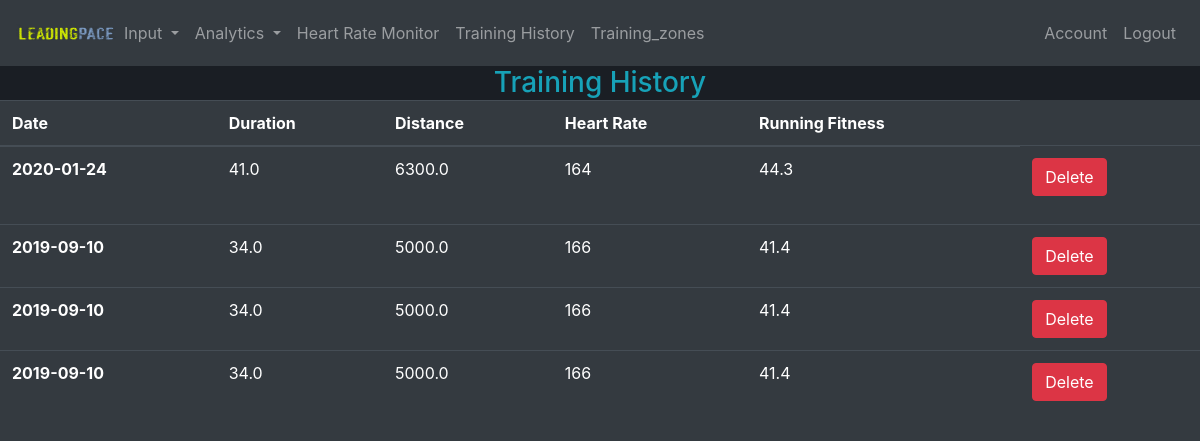
/training_history/sadas (signed in), run on the app's committed database.
### webapp/models.py (models this page shows, shortened)
class Post(db.Model):
    id= db.Column(db.Integer, primary_key=True)
    date=db.Column(db.String(20),nullable=False)
    duration=db.Column(db.Float,nullable=False)
    distance=db.Column(db.Float,nullable=False)
    Heart_rate=db.Column(db.Integer,nullable=False)
    up=db.Column(db.Integer,nullable=False)
    down=db.Column(db.Integer,nullable=False)
    running_index=db.Column(db.Float,nullable=False)
    tss=db.Column(db.Float,nullable=False)
    trimp=db.Column(db.Float)
    user_id=db.Column(db.Integer,db.ForeignKey('user.id'),nullable=False)

### webapp/routes.py (the view)
@app.route("/training_history/<username>",methods=["GET","POST"])
@login_required
def training_history(username):
    user=User.query.filter_by(username=username).first()
    if user != current_user:
        abort(403)
    table=Post.query.filter_by(athlete=current_user).order_by(Post.date.desc())
    return render_template('training_history.html',table=table)

### webapp/models.py (called while the page is built)
@login_manager.user_loader
def load_user(user_id):
    return User.query.get(int(user_id))

### webapp/templates/training_history.html (shortened to what this page needs)
{% extends "layout.html" %}
{% block content %}
<h3 class="text-info text-center" style="background-color:#1a1e24;">Training History</divstyle="background-color:#1a1e24;">
    <table class="table table-dark">
    <thead>
      <tr>
        <th scope="col">Date</th>
        <th scope="col">Duration</th>
        <th scope="col">Distance</th>
        <th scope="col">Heart Rate</th>
        <th scope="col">Running Fitness</th>
      </tr>
    </thead>
    <tbody>
      {% for dat in table %}
      <tr>
        <th scope="row">{{dat.date}}</th>
        <td>{{dat.duration}}</td>
        <td>{{dat.distance}}</td>
        <td>{{dat.Heart_rate}}</td>
        <td>{{dat.running_index}}</td>
        <td>
          <form method="POST" action="{{url_for('delete_activity',activity_id=dat.id,username=current_user.username)}}">
          <button class="btn btn-danger" type="submit" value="Delete" >Delete</button
          </form>
        </td>
      </tr>
      {% endfor %}
    </tbody>
{% endblock content %}

### webapp/templates/layout.html (shortened to what this page needs)
<html>
    <head>
        <link rel="stylesheet" href="https://stackpath.bootstrapcdn.com/bootstrap/4.4.1/css/bootstrap.min.css">
        <link rel="stylesheet" href="https://cdn.bokeh.org/bokeh/release/bokeh-1.4.0.min.css" type="text/css" />
    </head>
    <body style="background-color:#343A40; ">
        <nav class="navbar navbar-expand-lg navbar-dark bg-dark" >
            <a href="{{ url_for('overview',username=current_user.username) }}"><img src="{{url_for('static',filename='images/lead.png')}}" style="width: 100; height:50;"></a>
            <div class="collapse navbar-collapse" id="navbarNavDropdown">
              <ul class="navbar-nav">
                <li class="nav-item dropdown">
                  <a class="nav-link dropdown-toggle" href="#" id="navbarDropdownMenuLink" role="button" data-toggle="dropdown" aria-haspopup="true" aria-expanded="false">
                    Input
                  </a>
                </li>
                <li class="nav-item dropdown">
                  <a class="nav-link dropdown-toggle" href="#" id="navbarDropdownMenuLink" role="button" data-toggle="dropdown" aria-haspopup="true" aria-expanded="false">
                    Analytics
                  </a>
                </li>
                <li class="nav-item">
                  <a class="nav-link" href="{{ url_for('heartmonitor',username=current_user.username) }}">Heart Rate Monitor</a>
                </li>
                <li class="nav-item">
                  <a class="nav-link" href="{{ url_for('training_history',username=current_user.username) }}">Training History</a>
                </li>
                <li class="nav-item">
                  <a class="nav-link" href="{{ url_for('training_zones',username=current_user.username) }}">Training_zones</a>
                </li>
              </ul>
              <ul class="navbar-nav ml-auto">
                   {% if current_user.is_authenticated %}
                   <li class="nav-item ml-auto">
                    <a class="nav-link" href="{{ url_for('account',username=current_user.username) }}">Account</a>
                  </li>
                   <li class="nav-item ml-auto">
                    <a class="nav-link" href="{{ url_for('logout') }}">Logout</a>
                  </li>
                  {% endif %}
              </ul>
            </div>
          </nav>
          {% block content%}
          {% endblock %}
    </body>
</html>

### data on the page
Post: date "2020-01-24", duration "41.0", distance "6300.0", Heart_rate "164", running_index "44.3"
Post: date "2019-09-10", duration "34.0", distance "5000.0", Heart_rate "166", running_index "41.4"
Post: date "2019-09-10", duration "34.0", distance "5000.0", Heart_rate "166", running_index "41.4"
Post: date "2019-09-10", duration "34.0", distance "5000.0", Heart_rate "166", running_index "41.4"
